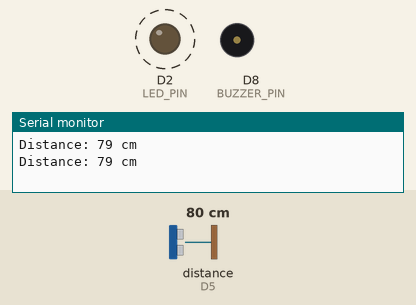
This sketch was run on a simulated ESP8266 (NodeMCU). Parts: output pins drawn as LEDs (lit = HIGH), buzzer (waves = sounding), the last lines printed to the serial monitor. Wiring (inferred from the names in the program): ultrasonic range finder: trigger D6; echo D5. Dashed ring = blinking. The inputs (shaded band) are chosen by the test bench; at power-on: distance to the obstacle (sensor on D5) 80 cm. The echo pulse lasts 58.3 µs per cm; pins used as bus, display or sensor lines are not drawn.

Above: at 1.8 s.
1.9 s: distance to the obstacle (sensor on D5) set to 13 cm
At 2.26 s:
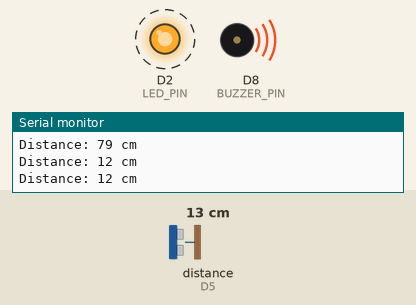
5.4 s: distance to the obstacle (sensor on D5) set to 10 cm
At 6.1 s:
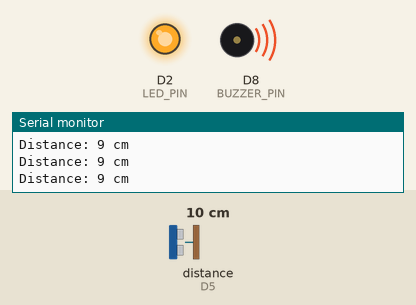
9.5 s: distance to the obstacle (sensor on D5) set to 18 cm
At 9.78 s:
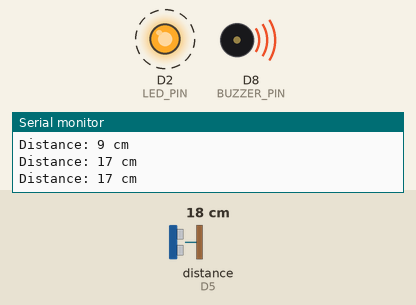
13.0 s: distance to the obstacle (sensor on D5) set to 148 cm
14.6 s: distance to the obstacle (sensor on D5) set to 158 cm
At 15.3 s:
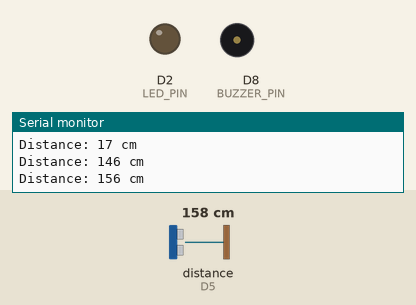
Timing chart, 0 to 17.1 s (numbered marks = the images above; inputs shaded):
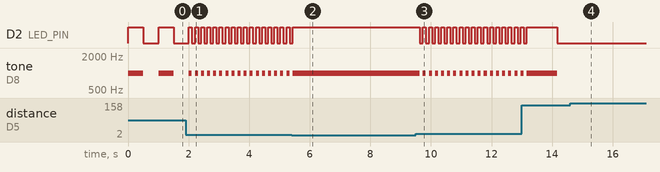

Measured:
- the behaviour switches between 12 and 11 cm on distance to the obstacle (sensor on D5) (found by bisection; images 1 and 2)
- the behaviour switches between 152 and 153 cm on distance to the obstacle (sensor on D5) (found by bisection; images 3 and 4)
- after the input at 1.9 s, D2 (LED_PIN): alternates HIGH for 0.10 s and LOW for 0.10 s, starting after 0.21 s; tone on D8 (BUZZER_PIN): alternates 1000 Hz for 0.10 s and silent for 0.10 s, starting after 0.21 s
- after the input at 5.4 s, D2 (LED_PIN): goes on until 5.4 s, then stays HIGH; tone on D8 (BUZZER_PIN): goes on until 5.4 s, then stays 1000 Hz
- after the input at 9.5 s, D2 (LED_PIN): alternates HIGH for 0.10 s and LOW for 0.10 s, starting after 0.13 s; tone on D8 (BUZZER_PIN): alternates 1000 Hz for 0.10 s and silent for 0.10 s, starting after 0.13 s
- after the input at 14.6 s, D2 (LED_PIN): stays LOW (without the input it goes to HIGH after 0.58 s); tone on D8 (BUZZER_PIN): stays silent (without the input it goes to 1000 Hz after 0.58 s)
- by itself, D2 (LED_PIN): alternates HIGH for 0.50 s and LOW for 0.51 s
- by itself, tone on D8 (BUZZER_PIN): alternates 1000 Hz for 0.50 s and silent for 0.51 s

The sketch:

Obstacle_detection_System.ino
```cpp
#define TRIG_PIN D6
#define ECHO_PIN D5
#define LED_PIN D2
#define BUZZER_PIN D8

long duration;
int distance;

void setup()
 {
  pinMode(TRIG_PIN, OUTPUT);
  pinMode(ECHO_PIN, INPUT);
  pinMode(LED_PIN, OUTPUT);
  pinMode(BUZZER_PIN, OUTPUT);
  Serial.begin(9600);
}


void loop()
{
  // Trigger ultrasonic pulse
  digitalWrite(TRIG_PIN, LOW);
  delayMicroseconds(2);
  digitalWrite(TRIG_PIN, HIGH);
  delayMicroseconds(10);
  digitalWrite(TRIG_PIN, LOW);

  // Read echo duration
  duration = pulseIn(ECHO_PIN, HIGH);
  distance = duration * 0.034 / 2;

  Serial.print("Distance: ");
  Serial.print(distance);
  Serial.println(" cm");

  // Behavior based on distance
  if (distance <= 10) {
    // Very close: solid LED + continuous beep
    digitalWrite(LED_PIN, HIGH);
    tone(BUZZER_PIN,1000);
  }
  else if (distance > 10 && distance <= 25) {
    // Close: fast blinking and fast beeping
    digitalWrite(LED_PIN, HIGH);
    tone(BUZZER_PIN,1000);
    delay(100);
    digitalWrite(LED_PIN, LOW);
    noTone(BUZZER_PIN);
    delay(100);
  }
  else if (distance > 25 && distance <= 50) {
    // Medium: slower blinking and beeping
    digitalWrite(LED_PIN, HIGH);
    tone(BUZZER_PIN,1000);
    delay(300);
    digitalWrite(LED_PIN, LOW);
    noTone(BUZZER_PIN);
    delay(300);
  }

   else if (distance > 50 && distance <= 100)
   {
    // Medium: slower blinking and beeping
    digitalWrite(LED_PIN, HIGH);
    tone(BUZZER_PIN,1000);
    delay(500);
    digitalWrite(LED_PIN, LOW);
    noTone(BUZZER_PIN);
    delay(500);
   }

    else if (distance > 100 && distance <= 150)
   {
    // Medium: slower blinking and beeping
    digitalWrite(LED_PIN, HIGH);
    tone(BUZZER_PIN,1000);
    delay(1000);
    digitalWrite(LED_PIN, LOW);
    noTone(BUZZER_PIN);
    delay(1000);
   }

  else {
    // Far: very slow blink, no beep
    noTone(BUZZER_PIN);
    digitalWrite(LED_PIN, LOW);
    delay(500);
  }
}
```
